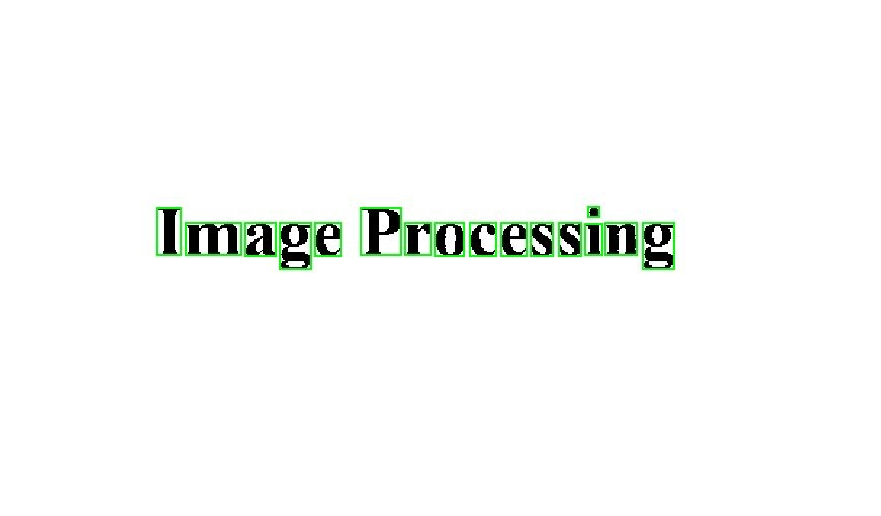
%> input picture image.jpg.PNG, 881 x 516 px
$ octave --eval "result = paper_extraction(imread('image.jpg.PNG'));"   (GNU Octave 9; MATLAB toolbox functions it lacks are replaced by stand-ins)
%> lines starting %> are read from the running program, lines starting %| are printed output that depends on the picture; in (x1, y1, x2, y2) boxes, pixels count from 0 and x2, y2 are one past the last pixel; in counts of white or black regions, pixels touching at a corner belong together; the program's own positions count from 1
function [out] = paper_extraction(in)
%% Read Image
Inputimage= in;
%> Inputimage is the input picture: size 516x881x3 uint8; mean R, G, B 248.4, 250.1, 248.4
%figure;
%imshow(Inputimage);

%% PreProcess

if size(Inputimage,3)==3 % RGB image
 Inputimage=rgb2gray(Inputimage);
%> Inputimage: size 516x881 uint8
end

Inputimage =  medfilt2(Inputimage);
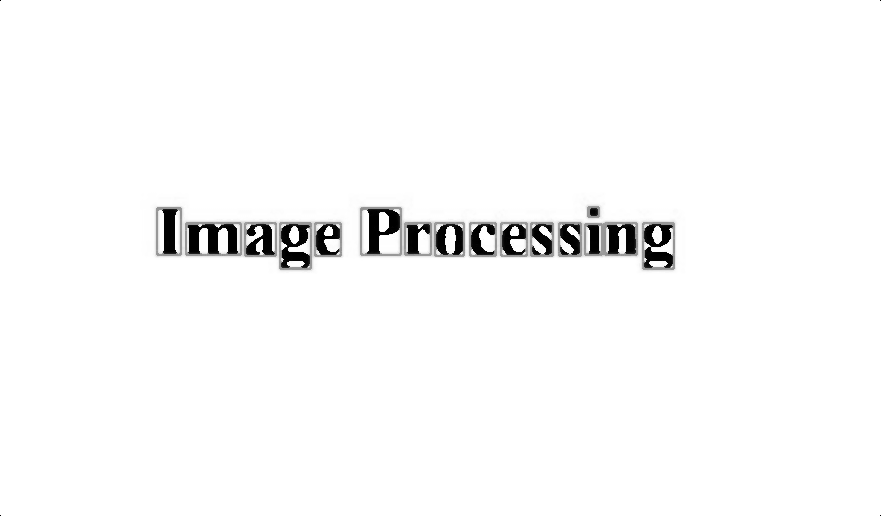
%> Inputimage: size 516x881 uint8; min 0, max 255, mean 249.3

%figure;
%imshow(Inputimage);

Inputimage = edge(Inputimage,'log');
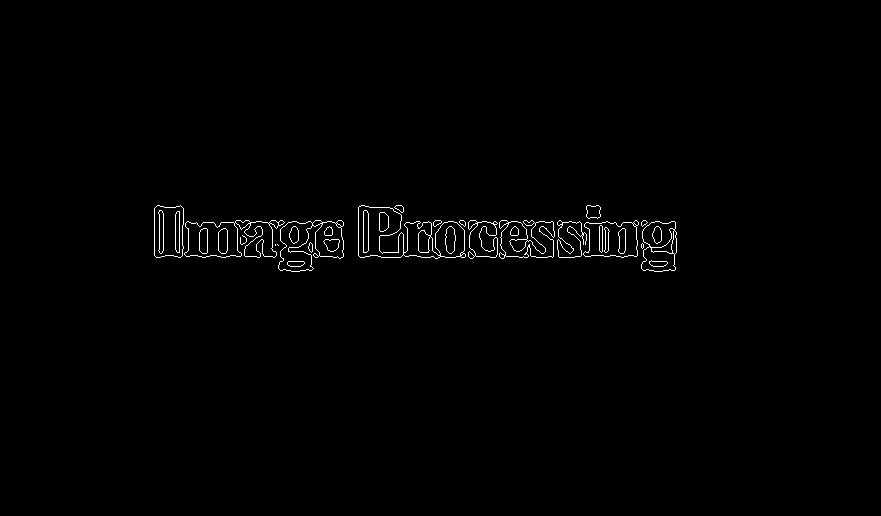
%> Inputimage: size 516x881 logical; 0.83% white in thin lines or dots, all inside (x1, y1, x2, y2) = (154, 205, 677, 272)

%figure;
%imshow(Inputimage);

%% Localization and extraction

%threshold = graythresh(Inputimage);
Inputimage =im2bw(Inputimage);

nhood = [1 1 1 1;1 1 1 1];
Inputimage = imdilate(Inputimage,nhood);
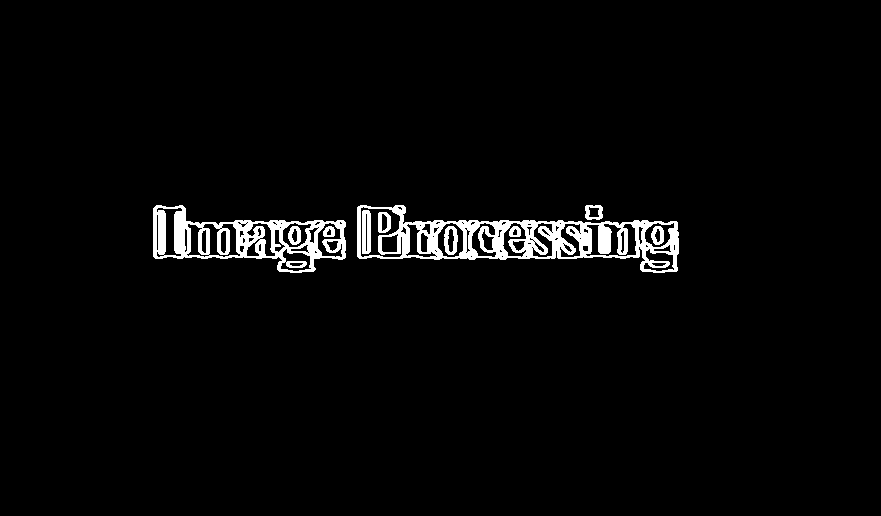
%> Inputimage: size 516x881 logical; 2.9% white; 10 white regions

%figure;
%imshow(Inputimage);

[L Ne]=bwlabel(Inputimage);
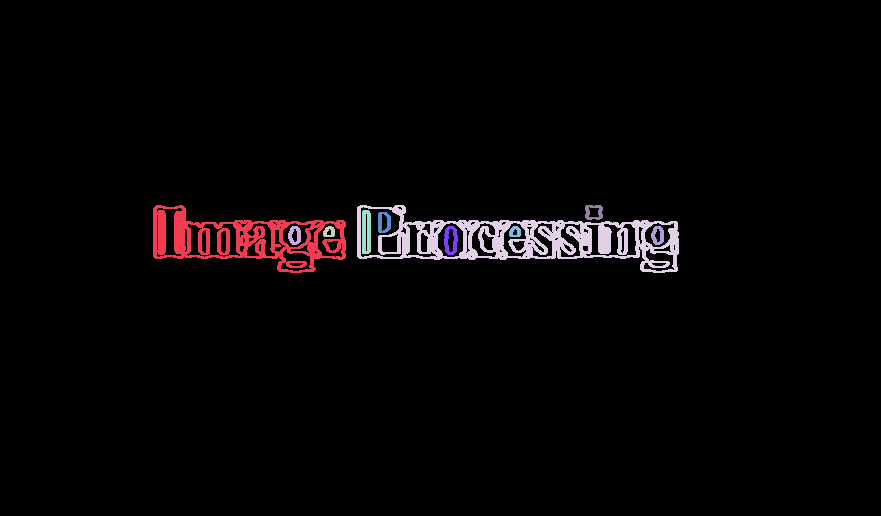
%> L: size 516x881 double; 11 distinct labels, from 0 to 10; one colour per label, 0 black
%> Ne = 10
measurements = regionprops(L, 'BoundingBox');
%> measurements = 10 regions; largest, box (x1, y1, x2, y2): (357, 205, 679, 273), (153, 205, 346, 273), (444, 226, 458, 255), (362, 210, 371, 254), (378, 212, 391, 233)
for k = 1 : length(measurements)
    thisBB = measurements(k).BoundingBox;
    rectangle('Position',[thisBB(1),thisBB(2),thisBB(3),thisBB(4)],'EdgeColor','b','LineWidth',1 );
end
%> this loop made 10 passes
%> thisBB on passes 1 to 10: [153.5 205.5 193 68], [288.5 226.5 13 19], [323.5 226.5 12 11], [357.5 205.5 322 68], [362.5 210.5 9 44], [378.5 212.5 13 21], [444.5 226.5 14 29], [509.5 226.5 12 11], [585.5 205.5 18 15], [651.5 226.5 13 19]
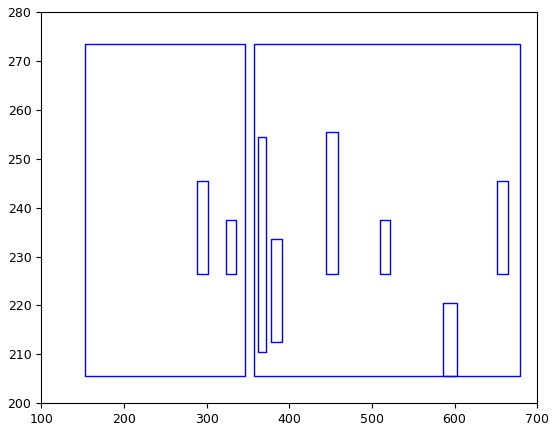
%> figure redrawn from the program's plot data

%figure;
out = L;

%% Component filtering

for n=1:Ne
  [r,c] = find(L==n);
  h = max(r)-min(r);
  w = max(c)-min(c);
  if((w <=(2*h)) && (h*w)>30 )
    n1=Inputimage(min(r):max(r),min(c):max(c));
    figure;
    imshow(n1);
    pause(0.5)
  end
end
%> this loop made 10 passes
%> (h, w) on passes 1 to 10: (67, 192), (18, 12), (10, 11), (67, 321), (43, 8), (20, 12), (28, 13), (10, 11), (14, 17), (18, 12)

end
